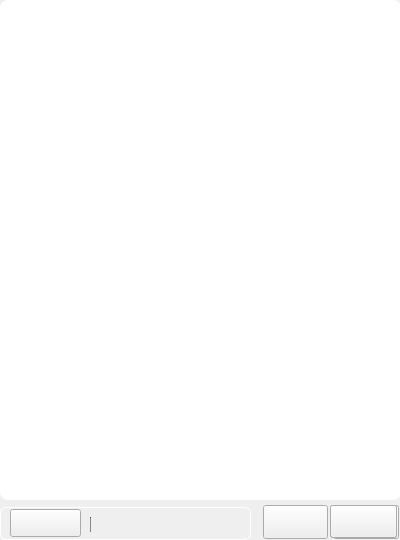
<?xml version="1.0" encoding="UTF-8"?>
<ui version="4.0">
 <class>kr_listwidget</class>
 <widget class="QWidget" name="kr_listwidget">
  <property name="geometry">
   <rect>
    <x>0</x>
    <y>0</y>
    <width>400</width>
    <height>540</height>
   </rect>
  </property>
  <property name="windowTitle">
   <string>ListWidget</string>
  </property>
  <property name="styleSheet">
   <string notr="true">QPushButton[NotTitleBarBtn=true]
{	
	color:rgb(117,117,117);
	background-color:rgb(255,255,255);
	border-radius: 0px;
	font: 9pt &quot;Arial&quot;;
}

QPushButton:hover[NotTitleBarBtn=true]
{
	color:white;
	background-color:rgb(90,90,90);
	border: 1px solid rgb(100,100,100);
}

QPushButton:pressed[NotTitleBarBtn=true]
{
	color:white;
	background-color:rgb(80,80,80);
	border: 1px solid rgb(100,100,100);
	padding-left:3px;
	padding-top:3px;
}
QLineEdit
{
	font:12pt &quot;Microsoft YaHei&quot;;
    background:white;
    padding-left:5px ;
    padding-top:1px ;
    border-radius:3px;
    border: 1px solid rgb(209 , 209 , 209);
}
QLineEdit:hover
{
    padding-bottom:0px ;
    border: 1px solid rgb(21 , 131 , 221);
}
QListWidget::item{border:0px;
background-color: rgb(255, 255, 255);}
QListWidget::item:!selected{}
QListWidget::item:hover{}
QListWidget::item:selected:active{color:#19649F;border-width:-1;}
QListWidget::item:selected{color:#19649F;}</string>
  </property>
  <widget class="QWidget" name="layoutWidget">
   <property name="geometry">
    <rect>
     <x>0</x>
     <y>0</y>
     <width>401</width>
     <height>541</height>
    </rect>
   </property>
   <layout class="QVBoxLayout" name="verticalLayout" stretch="14,1">
    <property name="spacing">
     <number>5</number>
    </property>
    <property name="sizeConstraint">
     <enum>QLayout::SetDefaultConstraint</enum>
    </property>
    <property name="bottomMargin">
     <number>0</number>
    </property>
    <item>
     <widget class="QListWidget" name="listWidget">
      <property name="sizePolicy">
       <sizepolicy hsizetype="Minimum" vsizetype="Minimum">
        <horstretch>0</horstretch>
        <verstretch>0</verstretch>
       </sizepolicy>
      </property>
      <property name="contextMenuPolicy">
       <enum>Qt::CustomContextMenu</enum>
      </property>
      <property name="styleSheet">
       <string notr="true">QListWidget{
border:1px soild rgb(255,255,255);
border-radius:8px;
background-color: rgb(255, 255, 255);
padding:3px;
}</string>
      </property>
      <property name="frameShape">
       <enum>QFrame::NoFrame</enum>
      </property>
      <property name="frameShadow">
       <enum>QFrame::Plain</enum>
      </property>
      <property name="midLineWidth">
       <number>0</number>
      </property>
      <property name="verticalScrollBarPolicy">
       <enum>Qt::ScrollBarAlwaysOff</enum>
      </property>
      <property name="horizontalScrollBarPolicy">
       <enum>Qt::ScrollBarAlwaysOff</enum>
      </property>
      <property name="dragDropMode">
       <enum>QAbstractItemView::NoDragDrop</enum>
      </property>
      <property name="defaultDropAction">
       <enum>Qt::CopyAction</enum>
      </property>
      <property name="verticalScrollMode">
       <enum>QAbstractItemView::ScrollPerItem</enum>
      </property>
      <property name="horizontalScrollMode">
       <enum>QAbstractItemView::ScrollPerItem</enum>
      </property>
      <property name="layoutMode">
       <enum>QListView::Batched</enum>
      </property>
      <property name="spacing">
       <number>2</number>
      </property>
      <property name="viewMode">
       <enum>QListView::ListMode</enum>
      </property>
      <property name="sortingEnabled">
       <bool>false</bool>
      </property>
     </widget>
    </item>
    <item>
     <layout class="QHBoxLayout" name="horizontalLayout" stretch="4,1,1">
      <property name="rightMargin">
       <number>2</number>
      </property>
      <property name="bottomMargin">
       <number>2</number>
      </property>
      <item>
       <spacer name="horizontalSpacer">
        <property name="orientation">
         <enum>Qt::Horizontal</enum>
        </property>
        <property name="sizeHint" stdset="0">
         <size>
          <width>40</width>
          <height>20</height>
         </size>
        </property>
       </spacer>
      </item>
      <item>
       <widget class="QPushButton" name="addBtn">
        <property name="sizePolicy">
         <sizepolicy hsizetype="Minimum" vsizetype="Minimum">
          <horstretch>0</horstretch>
          <verstretch>0</verstretch>
         </sizepolicy>
        </property>
        <property name="toolTip">
         <string>新增</string>
        </property>
        <property name="styleSheet">
         <string notr="true">QPushButton{
image: url(:/Resources/ListWidget/Button/Add.png);
}
QPushButton:Hover{
image: url(:/Resources/ListWidget/Button/AddHover.png);
}</string>
        </property>
        <property name="text">
         <string/>
        </property>
        <property name="shortcut">
         <string>Ctrl+A</string>
        </property>
        <property name="NotTitleBarBtn" stdset="0">
         <bool>true</bool>
        </property>
        <property name="Lv" stdset="0">
         <bool>false</bool>
        </property>
       </widget>
      </item>
      <item>
       <widget class="QPushButton" name="MenuBtn">
        <property name="sizePolicy">
         <sizepolicy hsizetype="Ignored" vsizetype="Minimum">
          <horstretch>0</horstretch>
          <verstretch>0</verstretch>
         </sizepolicy>
        </property>
        <property name="toolTip">
         <string>菜单</string>
        </property>
        <property name="styleSheet">
         <string notr="true">QPushButton{
image: url(:/Resources/ListWidget/Button/Menu.png);
}
QPushButton:Hover{
image: url(:/Resources/ListWidget/Button/MenuHover.png);
}</string>
        </property>
        <property name="text">
         <string/>
        </property>
        <property name="NotTitleBarBtn" stdset="0">
         <bool>true</bool>
        </property>
        <property name="Lv" stdset="0">
         <bool>false</bool>
        </property>
       </widget>
      </item>
     </layout>
    </item>
   </layout>
  </widget>
  <widget class="QLabel" name="Timelabel">
   <property name="geometry">
    <rect>
     <x>0</x>
     <y>507</y>
     <width>251</width>
     <height>33</height>
    </rect>
   </property>
   <property name="toolTip">
    <string>时间</string>
   </property>
   <property name="styleSheet">
    <string notr="true">QLabel{
color:rgb(117,117,117);
background-color:transparent;
border: 1px solid rgb(255,255,255);
border-radius:6px;
font:8pt &quot;Arial&quot;;
}</string>
   </property>
   <property name="frameShape">
    <enum>QFrame::NoFrame</enum>
   </property>
   <property name="frameShadow">
    <enum>QFrame::Sunken</enum>
   </property>
   <property name="text">
    <string/>
   </property>
   <property name="alignment">
    <set>Qt::AlignRight|Qt::AlignTrailing|Qt::AlignVCenter</set>
   </property>
   <property name="margin">
    <number>0</number>
   </property>
   <property name="NotTitleBarBtn" stdset="0">
    <bool>true</bool>
   </property>
   <property name="Lv" stdset="0">
    <bool>false</bool>
   </property>
  </widget>
  <widget class="QPushButton" name="AppBtn">
   <property name="geometry">
    <rect>
     <x>330</x>
     <y>505</y>
     <width>67</width>
     <height>33</height>
    </rect>
   </property>
   <property name="toolTip">
    <string>应用</string>
   </property>
   <property name="styleSheet">
    <string notr="true">QPushButton{
image: url(:/Resources/ListWidget/Button/App.png);
}
QPushButton:Hover{
image: url(:/Resources/ListWidget/Button/AppHover.png);
}</string>
   </property>
   <property name="text">
    <string/>
   </property>
   <property name="NotTitleBarBtn" stdset="0">
    <bool>true</bool>
   </property>
   <property name="Lv" stdset="0">
    <bool>false</bool>
   </property>
  </widget>
  <widget class="QPushButton" name="TrashStationBtn">
   <property name="geometry">
    <rect>
     <x>330</x>
     <y>505</y>
     <width>67</width>
     <height>33</height>
    </rect>
   </property>
   <property name="toolTip">
    <string>垃圾站</string>
   </property>
   <property name="styleSheet">
    <string notr="true">QPushButton{
image: url(:/Resources/ListWidget/Button/Trans.png);
}
QPushButton:Hover{
image: url(:/Resources/ListWidget/Button/TransHover.png);
}</string>
   </property>
   <property name="text">
    <string/>
   </property>
   <property name="NotTitleBarBtn" stdset="0">
    <bool>true</bool>
   </property>
   <property name="Lv" stdset="0">
    <bool>false</bool>
   </property>
  </widget>
  <widget class="QPushButton" name="SettingBtn">
   <property name="geometry">
    <rect>
     <x>330</x>
     <y>505</y>
     <width>67</width>
     <height>33</height>
    </rect>
   </property>
   <property name="toolTip">
    <string>设置</string>
   </property>
   <property name="styleSheet">
    <string notr="true">QPushButton{
image: url(:/Resources/ListWidget/Button/Setting.png);
}
QPushButton:Hover{
image: url(:/Resources/ListWidget/Button/SettingHover.png);
}</string>
   </property>
   <property name="text">
    <string/>
   </property>
   <property name="NotTitleBarBtn" stdset="0">
    <bool>true</bool>
   </property>
   <property name="Lv" stdset="0">
    <bool>false</bool>
   </property>
  </widget>
  <widget class="QPushButton" name="LvBtn">
   <property name="geometry">
    <rect>
     <x>10</x>
     <y>509</y>
     <width>71</width>
     <height>28</height>
    </rect>
   </property>
   <property name="toolTip">
    <string>等级</string>
   </property>
   <property name="text">
    <string/>
   </property>
   <property name="NotTitleBarBtn" stdset="0">
    <bool>false</bool>
   </property>
   <property name="Lv" stdset="0">
    <bool>true</bool>
   </property>
  </widget>
  <widget class="Line" name="line">
   <property name="geometry">
    <rect>
     <x>90</x>
     <y>517</y>
     <width>1</width>
     <height>15</height>
    </rect>
   </property>
   <property name="styleSheet">
    <string notr="true">background-color: rgb(117,117,117);  </string>
   </property>
   <property name="orientation">
    <enum>Qt::Vertical</enum>
   </property>
  </widget>
  <zorder>Timelabel</zorder>
  <zorder>layoutWidget</zorder>
  <zorder>AppBtn</zorder>
  <zorder>TrashStationBtn</zorder>
  <zorder>SettingBtn</zorder>
  <zorder>LvBtn</zorder>
  <zorder>line</zorder>
 </widget>
 <resources/>
 <connections/>
</ui>
